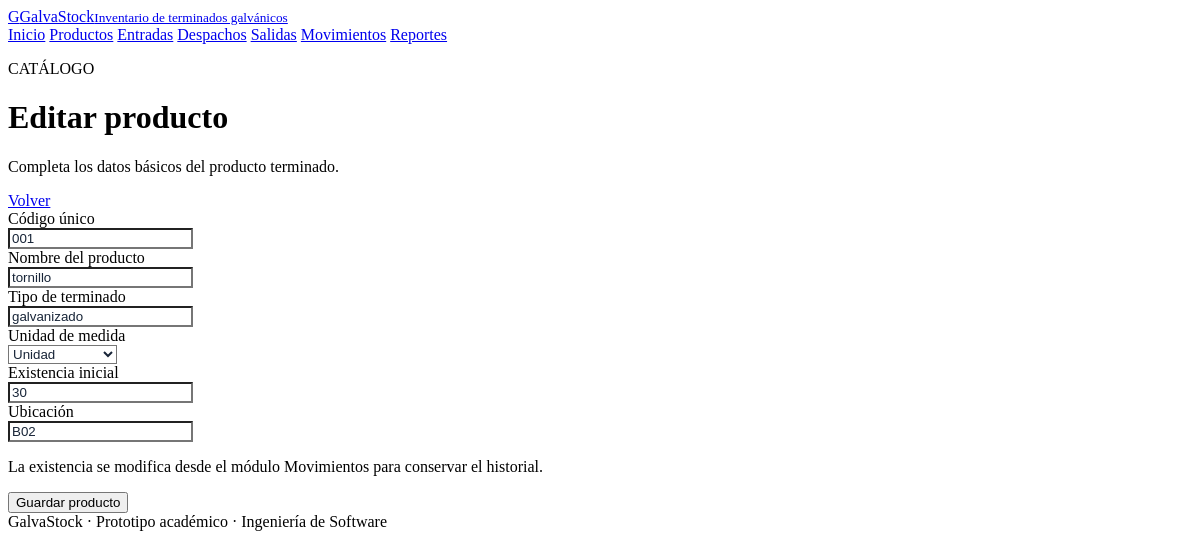
Page /productos/formulario.php?id=2 on the committed database.
### tables this page shows
CREATE TABLE `productos` (
  `id` int(11) NOT NULL,
  `codigo` varchar(50) NOT NULL,
  `nombre` varchar(150) NOT NULL,
  `tipo_terminado` varchar(100) NOT NULL,
  `stock` int(11) DEFAULT 0,
  `stock_minimo` int(11) DEFAULT 10,
  `ubicacion` varchar(100) DEFAULT NULL,
  `fecha_creacion` timestamp NOT NULL DEFAULT current_timestamp(),
  `unidad` varchar(20) NOT NULL DEFAULT 'unidad'
);

### productos/formulario.php (the view, shortened to what this page needs)
<?php
require_once '../config/conexion.php';
$id=(int)($_GET['id']??0); $p=['codigo'=>'','nombre'=>'','tipo_terminado'=>'','unidad'=>'unidad','stock'=>0,'ubicacion'=>''];
if($id){$st=$pdo->prepare("SELECT * FROM productos WHERE id=?");$st->execute([$id]);$p=$st->fetch();if(!$p)exit('Producto no encontrado.');}
$pageTitle=$id?'Editar producto':'Registrar producto'; include '../includes/header.php';
?>
<div class="page-head"><div><p class="eyebrow">CATÁLOGO</p><h1><?=$id?'Editar producto':'Registrar producto'?></h1><p>Completa los datos básicos del producto terminado.</p></div><a class="btn btn-outline" href="index.php">Volver</a></div>
<section class="panel form-panel"><form method="post" action="guardar.php">
<div class="form-grid">
<label>Código único<input name="codigo" required maxlength="40" value="<?=htmlspecialchars($p['codigo'])?>"></label>
<label>Nombre del producto<input name="nombre" required maxlength="120" value="<?=htmlspecialchars($p['nombre'])?>"></label>
<label>Tipo de terminado<input name="tipo_terminado" required value="<?=htmlspecialchars($p['tipo_terminado'])?>"></label>
<label>Unidad de medida<select name="unidad"><option value="unidad" <?=$p['unidad']==='unidad'?'selected':''?>>Unidad</option></select></label>
<label>Existencia inicial<input type="number" name="stock" min="0" step="1" required value="<?=$p['stock']?>" <?=$id?'readonly':''?>></label>
<label>Ubicación<input name="ubicacion" required value="<?=htmlspecialchars($p['ubicacion'])?>" placeholder="Ej. Zona A - Estante 02"></label>
</div><p class="hint"><?=$id?'La existencia se modifica desde el módulo Movimientos para conservar el historial.':'La existencia inicial se registrará como saldo de apertura.'?></p>
<button class="btn" type="submit">Guardar producto</button>
</form></section>
<?php include '../includes/footer.php'; ?>

### assets/estilos.css (style rules this page uses)
.form-grid input, .form-grid select, .form-grid textarea { display: block !important; visibility: visible !important; pointer-events: auto !important; user-select: text !important; -webkit-user-select: text !important; opacity: 1 !important; position: relative !important; z-index: 10 !important; background-color: #ffffff !important; color: #182538 !important; }

### rows in the picture
productos: codigo "001", nombre "tornillo", tipo_terminado "galvanizado", unidad "Unidad", stock "30", ubicacion "B02"
